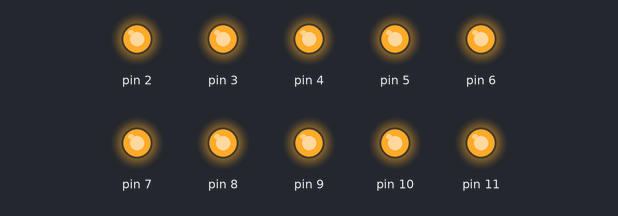
Bench run of a sketch on a simulated Arduino Uno, built with avr-gcc and run on an emulated ATmega328P. On the bench: output pins drawn as LEDs (lit = HIGH).

Above: at 0.2 s.
At 9.7 s:
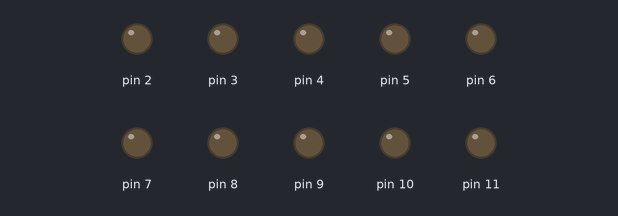
At 18.02 s:
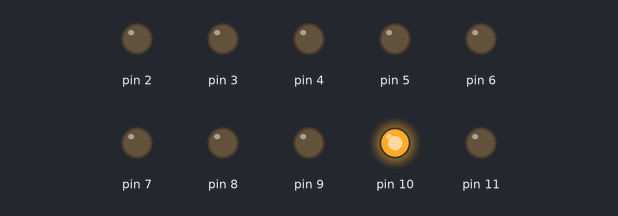
At 25.95 s:
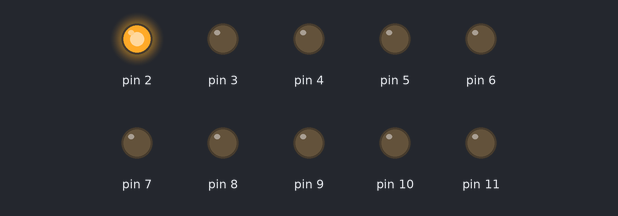
At 33.0 s:
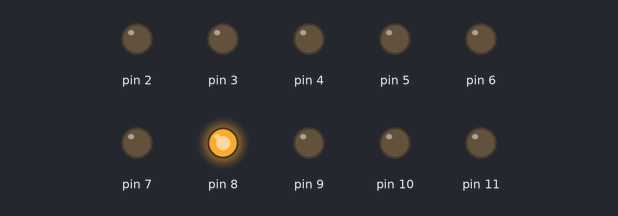
At 39.9 s:
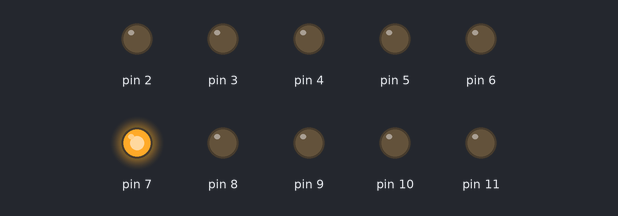
Timing chart, 0 to 40.0 s (numbered marks = the images above):
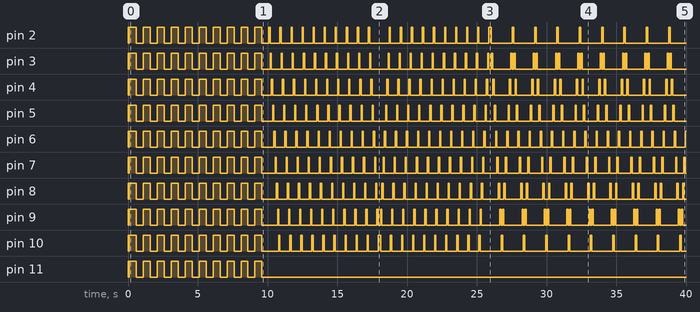

Measured:
- by itself, pin 6: goes LOW 0.05 s, 9 × (HIGH 0.50 s, LOW 0.50 s), HIGH 0.50 s, LOW 0.85 s, 37 × (HIGH 0.09 s, LOW 0.70 s), then HIGH
- by itself, pin 11: repeats every 1.0 s: HIGH 0.50 s, LOW 0.50 s, until it stays LOW from 9.6 s

The sketch:

Hanukkiah-Display.ino
```cpp
void setup() {
  // put your setup code here, to run once:
  for (int i = 2; i < 12; i++) {
    pinMode(i, OUTPUT);
  }
  on();
  delay(50);
  off();
  delay(50);
  Serial.begin(9000);


}

void loop() {
  for (int i = 0; i < 10; i++) {
    simpleblink(1000);
  }

  for (int i = 0; i < 10; i++) {
    wavecont(800, 1, 1);
  }

  for (int i = 0; i < 10; i++) {
    wavecont(800, 1, -1);
  }

  for (int i = 0; i < 10; i++) {
    wavebounce(1600, 1, 1);
  }

  for (int i = 1; i < 9; i++) {
    wavebounce(1600, i, 1); wavebounce(1600, i, 1);
  }

  on(); delay(300); off(); delay(500);

  for (int i = 3000; i > 0; i = i * .9){
    wavebounce(i, 2, 1);
  }

  delay(10000);
}

void off() { for (int i = 2; i < 12; i++) {digitalWrite(i, LOW);} }

void on() { for (int i = 2; i < 12; i++) {digitalWrite(i, HIGH);} }

void light(int led) { digitalWrite(led + 2, HIGH); }

void dark(int led) { digitalWrite(led + 2, LOW); }

void simpleblink(int p) { on(); delay(p / 2); off(); delay(p / 2); }

void wavestop(int p, int n, int d) { // period p, number of lights n, direction d
  d = d/abs(d); for (int i = 0; i < n; i++) {light(4 - 4*d + i*d);}
  for (int i = n - 1; i < 8; i++) {
    light(4 - 4*d + i*d); dark((4 - 4*d + i*d - n*d + 9) % 9); delay(p/(9 - n));
  }
}

void wavecont(int p, int n, int d) { // period p, number of lights n, direction d
  d = d/abs(d); for (int i = 0; i < 9; i++) {
    light(4 - 4*d + i*d); dark((4 - 4*d + i*d - n*d + 9) % 9); delay(p/9);
  }
}

void wavebounce(int p, int n, int d) { // period p, number of lights n, direction d
  d = d/abs(d); wavestop(p/2, n, d); off();
  wavestop(p/2, n, -d); off();
}

void sinewavestop(int p, int n, int d) { // period p, number of lights n, direction d
  d = d/abs(d); for (int i = 0; i < n; i++) {light(4 - 4*d + i*d);}
  for (int i = n - 1; i < 8; i++) {
    light(4 - 4*d + i*d); dark((4 - 4*d + i*d - n*d + 9) % 9);
    double x = i - n + 1; double m = 9 - n;
    delay((asin((2*x + 2)/m - 1) - asin(2*x/m - 1))*p/3.14159);
  }
}

void sinewavebounce(int p, int n, int d) { // period p, number of lights n, direction d
  d = d/abs(d); sinewavestop(p/2, n, d); double m = 9 - n; off();
  sinewavestop(p/2, n, -d); off();
}

void binaryclock(int p, int c) {
  for (int i = 0; i < c; i++) {
    for (int j = 0; j < 9; j++) {
      if (c % int(pow(2, j)) == 0) {light(j);} else {dark(j);}
    }
    delay(double(p)/double(c));
  }
}
```
